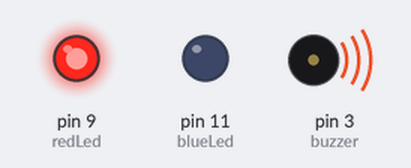
Bench run of a sketch on a simulated Arduino Uno, built with avr-gcc and run on an emulated ATmega328P. Shown: output pins drawn as LEDs (lit = HIGH), buzzer (waves = sounding).

Above: at 0.15 s.
At 0.9 s:
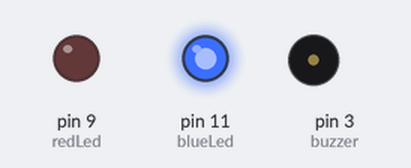
At 1.4 s:
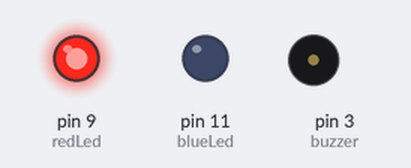
At 2.65 s:
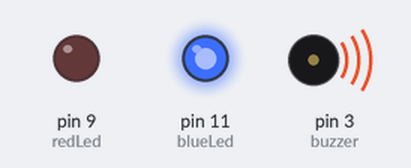
Timing chart, 0 to 3.0 s (numbered marks = the images above):
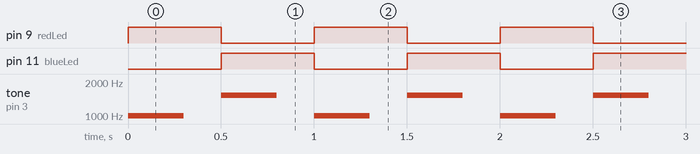

The sketch:

b02_siren.ino
```cpp
/** Buzzer Siren
 * 2. 부저와 LED를 이용하여 경보 알림 기능을 만들어주세요.
 *  예시) 경찰차 사이렌
 */
int buzzer = 3;
int redLed = 9;
int blueLed = 11;

void setup() {
  pinMode(redLed, OUTPUT);
  pinMode(blueLed, OUTPUT);
}

void loop() {
  digitalWrite(blueLed, LOW);
  digitalWrite(redLed, HIGH);
  tone(buzzer, 1004, 300);
  delay(500);

  digitalWrite(redLed, LOW);
  digitalWrite(blueLed, HIGH);
  tone(buzzer, 1524, 300);
  delay(500);
}
```

Measured:
- by itself, pin 9 (redLed), pin 11 (blueLed): alternates HIGH for 0.50 s and LOW for 0.50 s
- by itself, tone on pin 3 (buzzer): repeats every 1.0 s: silent 0.20 s, 1524 Hz 0.30 s, silent 0.20 s, 1004 Hz 0.30 s
